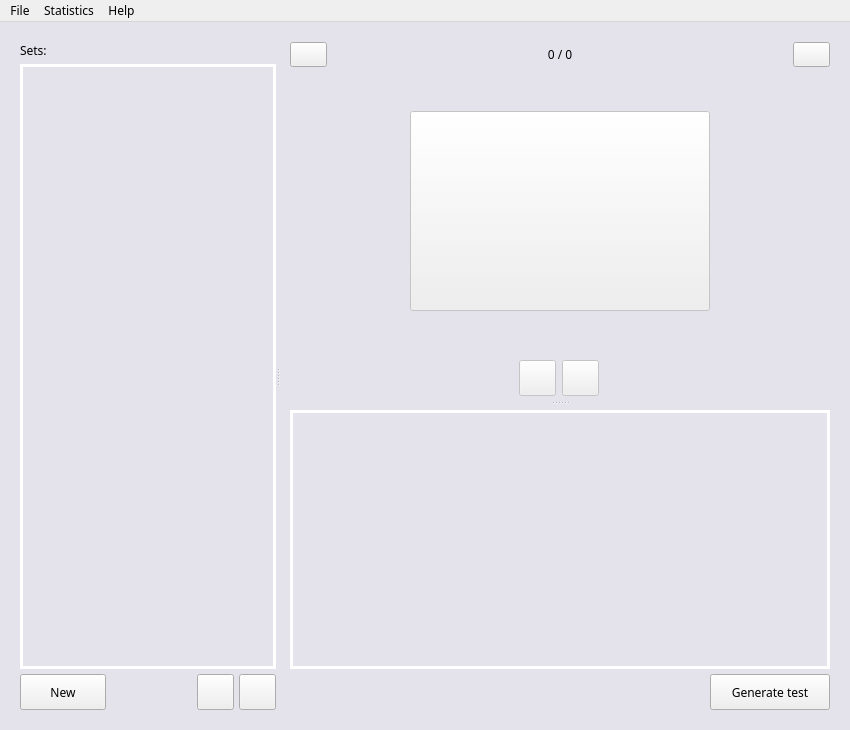
<?xml version="1.0" encoding="UTF-8"?>
<ui version="4.0">
 <class>MainWindow</class>
 <widget class="QMainWindow" name="MainWindow">
  <property name="enabled">
   <bool>true</bool>
  </property>
  <property name="geometry">
   <rect>
    <x>0</x>
    <y>0</y>
    <width>850</width>
    <height>730</height>
   </rect>
  </property>
  <property name="minimumSize">
   <size>
    <width>850</width>
    <height>600</height>
   </size>
  </property>
  <property name="font">
   <font>
    <family>Futura</family>
    <pointsize>11</pointsize>
   </font>
  </property>
  <property name="windowTitle">
   <string>Flashcards</string>
  </property>
  <property name="styleSheet">
   <string notr="true">* {
	font-family: Futura;
}

QMainWindow{
	background-color: #e4e2eb;
}

QWidget#statistics {
	border: 3px;
	border-style: solid;
	border-color: white;
}

QLineEdit{
	background-color: transparent;
	border-bottom: 3px;
	border-bottom-style: solid;
	border-bottom-color: #9e5db8;
}

QLineEdit:read-only {
	border-bottom: 3px;
	border-bottom-style: solid;
	border-bottom-color: white;
}

QLabel#lbl_greet{
	font-size: 25px;
}

PushButton {
	font-size: 15px;
	background-color: transparent;
	border-width: 2px;
	border-style: solid;
	border-color: #ffffff;
}

PushButton:hover {
	border-color: #9e5db8
}

PushButton:checked {
	border-color: #9e5db8;
	background-color: white;
}

PushButton#btn_flashcard{
	font-size: 20px;
	border-width: 5px;
}

QListWidget {
	background-color: transparent;
	font-size: 20px;
}
QListWidget{
	border: 3px;
	border-style: solid;
	border-color: white;
}
QListWidget#list_sets::item:hover{
	border-bottom: 3px;
	border-style: solid;
	border-color: #9e5db8;
	background-color:
}
QListWidget#list_sets::item:selected{
	border-bottom: 3px;
	border-style: solid;
	border-color: #9e5db8;
	background-color: #e7d6ed
}
</string>
  </property>
  <widget class="QWidget" name="centralwidget">
   <property name="font">
    <font>
     <family>Futura</family>
     <pointsize>18</pointsize>
    </font>
   </property>
   <layout class="QHBoxLayout" name="horizontalLayout_4">
    <property name="leftMargin">
     <number>20</number>
    </property>
    <property name="topMargin">
     <number>20</number>
    </property>
    <property name="rightMargin">
     <number>20</number>
    </property>
    <property name="bottomMargin">
     <number>20</number>
    </property>
    <item>
     <widget class="QSplitter" name="splitter">
      <property name="orientation">
       <enum>Qt::Horizontal</enum>
      </property>
      <widget class="QWidget" name="container_list_sets" native="true">
       <layout class="QVBoxLayout" name="verticalLayout">
        <property name="spacing">
         <number>5</number>
        </property>
        <property name="leftMargin">
         <number>0</number>
        </property>
        <property name="topMargin">
         <number>0</number>
        </property>
        <property name="rightMargin">
         <number>0</number>
        </property>
        <property name="bottomMargin">
         <number>0</number>
        </property>
        <item>
         <widget class="QLabel" name="label_2">
          <property name="text">
           <string>Sets:</string>
          </property>
         </widget>
        </item>
        <item>
         <widget class="QListWidget" name="list_sets">
          <property name="sizePolicy">
           <sizepolicy hsizetype="Minimum" vsizetype="Expanding">
            <horstretch>0</horstretch>
            <verstretch>0</verstretch>
           </sizepolicy>
          </property>
          <property name="minimumSize">
           <size>
            <width>250</width>
            <height>0</height>
           </size>
          </property>
          <property name="font">
           <font>
            <family>Futura</family>
            <pointsize>-1</pointsize>
            <kerning>true</kerning>
           </font>
          </property>
          <property name="frameShape">
           <enum>QFrame::NoFrame</enum>
          </property>
          <property name="frameShadow">
           <enum>QFrame::Plain</enum>
          </property>
          <property name="horizontalScrollBarPolicy">
           <enum>Qt::ScrollBarAlwaysOff</enum>
          </property>
         </widget>
        </item>
        <item>
         <layout class="QHBoxLayout" name="horizontalLayout">
          <property name="spacing">
           <number>5</number>
          </property>
          <property name="topMargin">
           <number>0</number>
          </property>
          <item>
           <widget class="PushButton" name="btn_new_set">
            <property name="sizePolicy">
             <sizepolicy hsizetype="Expanding" vsizetype="Fixed">
              <horstretch>0</horstretch>
              <verstretch>0</verstretch>
             </sizepolicy>
            </property>
            <property name="minimumSize">
             <size>
              <width>50</width>
              <height>36</height>
             </size>
            </property>
            <property name="font">
             <font>
              <family>Futura</family>
             </font>
            </property>
            <property name="text">
             <string>New</string>
            </property>
           </widget>
          </item>
          <item>
           <spacer name="horizontalSpacer">
            <property name="orientation">
             <enum>Qt::Horizontal</enum>
            </property>
            <property name="sizeHint" stdset="0">
             <size>
              <width>40</width>
              <height>20</height>
             </size>
            </property>
           </spacer>
          </item>
          <item>
           <widget class="PushButton" name="btn_import_set">
            <property name="sizePolicy">
             <sizepolicy hsizetype="Fixed" vsizetype="Fixed">
              <horstretch>0</horstretch>
              <verstretch>0</verstretch>
             </sizepolicy>
            </property>
            <property name="minimumSize">
             <size>
              <width>36</width>
              <height>36</height>
             </size>
            </property>
            <property name="font">
             <font>
              <family>Futura</family>
             </font>
            </property>
            <property name="text">
             <string/>
            </property>
            <property name="icon">
             <iconset resource="../../resources.qrc">
              <normaloff>:/lib/ui/icons/import.png</normaloff>:/lib/ui/icons/import.png</iconset>
            </property>
           </widget>
          </item>
          <item>
           <widget class="PushButton" name="btn_export_set">
            <property name="sizePolicy">
             <sizepolicy hsizetype="Fixed" vsizetype="Fixed">
              <horstretch>0</horstretch>
              <verstretch>0</verstretch>
             </sizepolicy>
            </property>
            <property name="minimumSize">
             <size>
              <width>36</width>
              <height>36</height>
             </size>
            </property>
            <property name="font">
             <font>
              <family>Futura</family>
             </font>
            </property>
            <property name="text">
             <string/>
            </property>
            <property name="icon">
             <iconset resource="../../resources.qrc">
              <normaloff>:/lib/ui/icons/export.png</normaloff>:/lib/ui/icons/export.png</iconset>
            </property>
           </widget>
          </item>
         </layout>
        </item>
       </layout>
      </widget>
      <widget class="QStackedWidget" name="stack_1">
       <property name="sizePolicy">
        <sizepolicy hsizetype="Expanding" vsizetype="Expanding">
         <horstretch>1</horstretch>
         <verstretch>0</verstretch>
        </sizepolicy>
       </property>
       <property name="minimumSize">
        <size>
         <width>400</width>
         <height>0</height>
        </size>
       </property>
       <property name="currentIndex">
        <number>1</number>
       </property>
       <widget class="QWidget" name="home_page">
        <layout class="QVBoxLayout" name="verticalLayout_4">
         <item>
          <widget class="QLabel" name="lbl_greet">
           <property name="font">
            <font>
             <family>Futura</family>
             <pointsize>-1</pointsize>
            </font>
           </property>
           <property name="text">
            <string>Greetings</string>
           </property>
          </widget>
         </item>
         <item>
          <widget class="QLabel" name="label">
           <property name="text">
            <string>Your Statistics:</string>
           </property>
           <property name="margin">
            <number>0</number>
           </property>
          </widget>
         </item>
         <item>
          <layout class="QHBoxLayout" name="horizontalLayout_6">
           <item>
            <widget class="QWidget" name="statistics" native="true">
             <property name="sizePolicy">
              <sizepolicy hsizetype="Fixed" vsizetype="Fixed">
               <horstretch>0</horstretch>
               <verstretch>0</verstretch>
              </sizepolicy>
             </property>
             <layout class="QGridLayout" name="gridLayout_2">
              <item row="0" column="0">
               <widget class="QLabel" name="lbl_sets_count">
                <property name="sizePolicy">
                 <sizepolicy hsizetype="Expanding" vsizetype="Preferred">
                  <horstretch>0</horstretch>
                  <verstretch>0</verstretch>
                 </sizepolicy>
                </property>
                <property name="text">
                 <string>Number of sets:</string>
                </property>
               </widget>
              </item>
              <item row="0" column="1">
               <widget class="QLineEdit" name="fld_sets_count">
                <property name="frame">
                 <bool>false</bool>
                </property>
                <property name="readOnly">
                 <bool>true</bool>
                </property>
               </widget>
              </item>
              <item row="1" column="0">
               <widget class="QLabel" name="lbl_flashcards_count">
                <property name="sizePolicy">
                 <sizepolicy hsizetype="Expanding" vsizetype="Preferred">
                  <horstretch>0</horstretch>
                  <verstretch>0</verstretch>
                 </sizepolicy>
                </property>
                <property name="text">
                 <string>Number of flashcards:</string>
                </property>
               </widget>
              </item>
              <item row="1" column="1">
               <widget class="QLineEdit" name="fld_flashcards_count">
                <property name="frame">
                 <bool>false</bool>
                </property>
                <property name="readOnly">
                 <bool>true</bool>
                </property>
               </widget>
              </item>
              <item row="2" column="0">
               <widget class="QLabel" name="lbl_time">
                <property name="sizePolicy">
                 <sizepolicy hsizetype="Expanding" vsizetype="Preferred">
                  <horstretch>0</horstretch>
                  <verstretch>0</verstretch>
                 </sizepolicy>
                </property>
                <property name="text">
                 <string>Session time (hours:minutes):</string>
                </property>
               </widget>
              </item>
              <item row="2" column="1">
               <widget class="QLineEdit" name="fld_time">
                <property name="frame">
                 <bool>false</bool>
                </property>
                <property name="readOnly">
                 <bool>true</bool>
                </property>
               </widget>
              </item>
             </layout>
            </widget>
           </item>
           <item>
            <spacer name="horizontalSpacer_5">
             <property name="orientation">
              <enum>Qt::Horizontal</enum>
             </property>
             <property name="sizeHint" stdset="0">
              <size>
               <width>40</width>
               <height>20</height>
              </size>
             </property>
            </spacer>
           </item>
          </layout>
         </item>
         <item>
          <spacer name="verticalSpacer">
           <property name="orientation">
            <enum>Qt::Vertical</enum>
           </property>
           <property name="sizeHint" stdset="0">
            <size>
             <width>20</width>
             <height>438</height>
            </size>
           </property>
          </spacer>
         </item>
        </layout>
       </widget>
       <widget class="QWidget" name="flashcards_set_page">
        <property name="enabled">
         <bool>true</bool>
        </property>
        <layout class="QVBoxLayout" name="verticalLayout_2">
         <property name="leftMargin">
          <number>10</number>
         </property>
         <property name="topMargin">
          <number>0</number>
         </property>
         <property name="rightMargin">
          <number>0</number>
         </property>
         <property name="bottomMargin">
          <number>0</number>
         </property>
         <item>
          <widget class="QSplitter" name="splitter_2">
           <property name="orientation">
            <enum>Qt::Vertical</enum>
           </property>
           <widget class="QWidget" name="slider_flashcards" native="true">
            <property name="enabled">
             <bool>true</bool>
            </property>
            <property name="sizePolicy">
             <sizepolicy hsizetype="Preferred" vsizetype="Minimum">
              <horstretch>0</horstretch>
              <verstretch>0</verstretch>
             </sizepolicy>
            </property>
            <layout class="QVBoxLayout" name="verticalLayout_3">
             <item>
              <layout class="QHBoxLayout" name="horizontalLayout_5">
               <item>
                <widget class="PushButton" name="btn_homepage">
                 <property name="text">
                  <string/>
                 </property>
                 <property name="icon">
                  <iconset resource="../../resources.qrc">
                   <normaloff>:/lib/ui/icons/home.png</normaloff>:/lib/ui/icons/home.png</iconset>
                 </property>
                </widget>
               </item>
               <item>
                <widget class="QLabel" name="lbl_flashcard_count">
                 <property name="sizePolicy">
                  <sizepolicy hsizetype="Expanding" vsizetype="Minimum">
                   <horstretch>0</horstretch>
                   <verstretch>0</verstretch>
                  </sizepolicy>
                 </property>
                 <property name="text">
                  <string>0 / 0</string>
                 </property>
                 <property name="alignment">
                  <set>Qt::AlignCenter</set>
                 </property>
                </widget>
               </item>
               <item>
                <widget class="PushButton" name="pushButton_2">
                 <property name="text">
                  <string/>
                 </property>
                </widget>
               </item>
              </layout>
             </item>
             <item>
              <widget class="QWidget" name="flashcard" native="true">
               <property name="enabled">
                <bool>true</bool>
               </property>
               <property name="sizePolicy">
                <sizepolicy hsizetype="Preferred" vsizetype="Expanding">
                 <horstretch>0</horstretch>
                 <verstretch>0</verstretch>
                </sizepolicy>
               </property>
               <layout class="QGridLayout" name="gridLayout">
                <property name="leftMargin">
                 <number>0</number>
                </property>
                <property name="topMargin">
                 <number>0</number>
                </property>
                <property name="rightMargin">
                 <number>0</number>
                </property>
                <property name="bottomMargin">
                 <number>0</number>
                </property>
                <item row="1" column="0">
                 <widget class="PushButton" name="btn_flashcard">
                  <property name="enabled">
                   <bool>false</bool>
                  </property>
                  <property name="sizePolicy">
                   <sizepolicy hsizetype="Fixed" vsizetype="Fixed">
                    <horstretch>0</horstretch>
                    <verstretch>0</verstretch>
                   </sizepolicy>
                  </property>
                  <property name="minimumSize">
                   <size>
                    <width>300</width>
                    <height>200</height>
                   </size>
                  </property>
                  <property name="font">
                   <font>
                    <family>Futura</family>
                   </font>
                  </property>
                  <property name="text">
                   <string/>
                  </property>
                  <property name="checkable">
                   <bool>true</bool>
                  </property>
                 </widget>
                </item>
               </layout>
              </widget>
             </item>
             <item>
              <widget class="QWidget" name="flashcard_options" native="true">
               <property name="enabled">
                <bool>true</bool>
               </property>
               <property name="sizePolicy">
                <sizepolicy hsizetype="Expanding" vsizetype="Minimum">
                 <horstretch>0</horstretch>
                 <verstretch>0</verstretch>
                </sizepolicy>
               </property>
               <layout class="QHBoxLayout" name="horizontalLayout_3">
                <property name="topMargin">
                 <number>5</number>
                </property>
                <property name="rightMargin">
                 <number>12</number>
                </property>
                <property name="bottomMargin">
                 <number>5</number>
                </property>
                <item>
                 <spacer name="horizontalSpacer_2">
                  <property name="orientation">
                   <enum>Qt::Horizontal</enum>
                  </property>
                  <property name="sizeHint" stdset="0">
                   <size>
                    <width>40</width>
                    <height>20</height>
                   </size>
                  </property>
                 </spacer>
                </item>
                <item>
                 <widget class="PushButton" name="btn_previous_flashcard">
                  <property name="enabled">
                   <bool>false</bool>
                  </property>
                  <property name="sizePolicy">
                   <sizepolicy hsizetype="Fixed" vsizetype="Fixed">
                    <horstretch>0</horstretch>
                    <verstretch>0</verstretch>
                   </sizepolicy>
                  </property>
                  <property name="minimumSize">
                   <size>
                    <width>36</width>
                    <height>36</height>
                   </size>
                  </property>
                  <property name="font">
                   <font>
                    <family>Futura</family>
                   </font>
                  </property>
                  <property name="text">
                   <string/>
                  </property>
                  <property name="icon">
                   <iconset resource="../../resources.qrc">
                    <normaloff>:/lib/ui/icons/l_arrow.png</normaloff>:/lib/ui/icons/l_arrow.png</iconset>
                  </property>
                 </widget>
                </item>
                <item>
                 <widget class="PushButton" name="btn_next_flashcard">
                  <property name="enabled">
                   <bool>false</bool>
                  </property>
                  <property name="sizePolicy">
                   <sizepolicy hsizetype="Fixed" vsizetype="Fixed">
                    <horstretch>0</horstretch>
                    <verstretch>0</verstretch>
                   </sizepolicy>
                  </property>
                  <property name="minimumSize">
                   <size>
                    <width>36</width>
                    <height>36</height>
                   </size>
                  </property>
                  <property name="font">
                   <font>
                    <family>Futura</family>
                   </font>
                  </property>
                  <property name="text">
                   <string/>
                  </property>
                  <property name="icon">
                   <iconset resource="../../resources.qrc">
                    <normaloff>:/lib/ui/icons/r_arrow.png</normaloff>:/lib/ui/icons/r_arrow.png</iconset>
                  </property>
                 </widget>
                </item>
                <item>
                 <spacer name="horizontalSpacer_3">
                  <property name="orientation">
                   <enum>Qt::Horizontal</enum>
                  </property>
                  <property name="sizeHint" stdset="0">
                   <size>
                    <width>40</width>
                    <height>20</height>
                   </size>
                  </property>
                 </spacer>
                </item>
               </layout>
              </widget>
             </item>
            </layout>
           </widget>
           <widget class="QWidget" name="layoutWidget">
            <layout class="QVBoxLayout" name="list_flashcards_options">
             <property name="spacing">
              <number>5</number>
             </property>
             <item>
              <widget class="NewFlashcardWidget" name="widget_new_flashcard" native="true">
               <property name="enabled">
                <bool>true</bool>
               </property>
              </widget>
             </item>
             <item>
              <widget class="QListWidget" name="list_flashcards">
               <property name="sizePolicy">
                <sizepolicy hsizetype="Preferred" vsizetype="Expanding">
                 <horstretch>0</horstretch>
                 <verstretch>1</verstretch>
                </sizepolicy>
               </property>
               <property name="frameShape">
                <enum>QFrame::NoFrame</enum>
               </property>
               <property name="horizontalScrollBarPolicy">
                <enum>Qt::ScrollBarAlwaysOff</enum>
               </property>
               <property name="uniformItemSizes">
                <bool>true</bool>
               </property>
              </widget>
             </item>
             <item>
              <layout class="QHBoxLayout" name="horizontalLayout_2">
               <item>
                <spacer name="horizontalSpacer_4">
                 <property name="orientation">
                  <enum>Qt::Horizontal</enum>
                 </property>
                 <property name="sizeType">
                  <enum>QSizePolicy::Expanding</enum>
                 </property>
                 <property name="sizeHint" stdset="0">
                  <size>
                   <width>40</width>
                   <height>20</height>
                  </size>
                 </property>
                </spacer>
               </item>
               <item>
                <widget class="PushButton" name="btn_generate_test">
                 <property name="sizePolicy">
                  <sizepolicy hsizetype="Preferred" vsizetype="Preferred">
                   <horstretch>0</horstretch>
                   <verstretch>0</verstretch>
                  </sizepolicy>
                 </property>
                 <property name="minimumSize">
                  <size>
                   <width>120</width>
                   <height>36</height>
                  </size>
                 </property>
                 <property name="text">
                  <string>Generate test</string>
                 </property>
                </widget>
               </item>
              </layout>
             </item>
            </layout>
           </widget>
          </widget>
         </item>
        </layout>
       </widget>
      </widget>
     </widget>
    </item>
   </layout>
  </widget>
  <widget class="QMenuBar" name="menuBar">
   <property name="geometry">
    <rect>
     <x>0</x>
     <y>0</y>
     <width>850</width>
     <height>37</height>
    </rect>
   </property>
   <widget class="QMenu" name="menuFile">
    <property name="title">
     <string>File</string>
    </property>
    <addaction name="actionImport_Flashcards_Set"/>
    <addaction name="actionExport_Flashcards_Set"/>
   </widget>
   <widget class="QMenu" name="menuHelp">
    <property name="title">
     <string>Help</string>
    </property>
    <addaction name="actionFlashcards"/>
   </widget>
   <widget class="QMenu" name="menuStatistics">
    <property name="title">
     <string>Statistics</string>
    </property>
   </widget>
   <addaction name="menuFile"/>
   <addaction name="menuStatistics"/>
   <addaction name="menuHelp"/>
  </widget>
  <action name="actionImport_Flashcards_Set">
   <property name="enabled">
    <bool>false</bool>
   </property>
   <property name="icon">
    <iconset>
     <normaloff>icons/import.png</normaloff>icons/import.png</iconset>
   </property>
   <property name="text">
    <string>Import Flashcards Set...</string>
   </property>
  </action>
  <action name="actionExport_Flashcards_Set">
   <property name="enabled">
    <bool>false</bool>
   </property>
   <property name="icon">
    <iconset>
     <normaloff>icons/export.png</normaloff>icons/export.png</iconset>
   </property>
   <property name="text">
    <string>Export Flashcards Set...</string>
   </property>
  </action>
  <action name="actionFlashcards">
   <property name="text">
    <string>Flashcards</string>
   </property>
  </action>
 </widget>
 <customwidgets>
  <customwidget>
   <class>PushButton</class>
   <extends>QPushButton</extends>
   <header>lib/ui/widgets_basic.h</header>
  </customwidget>
  <customwidget>
   <class>NewFlashcardWidget</class>
   <extends>QWidget</extends>
   <header>lib/ui/widgets.h</header>
   <container>1</container>
  </customwidget>
 </customwidgets>
 <resources>
  <include location="../../resources.qrc"/>
 </resources>
 <connections/>
</ui>
